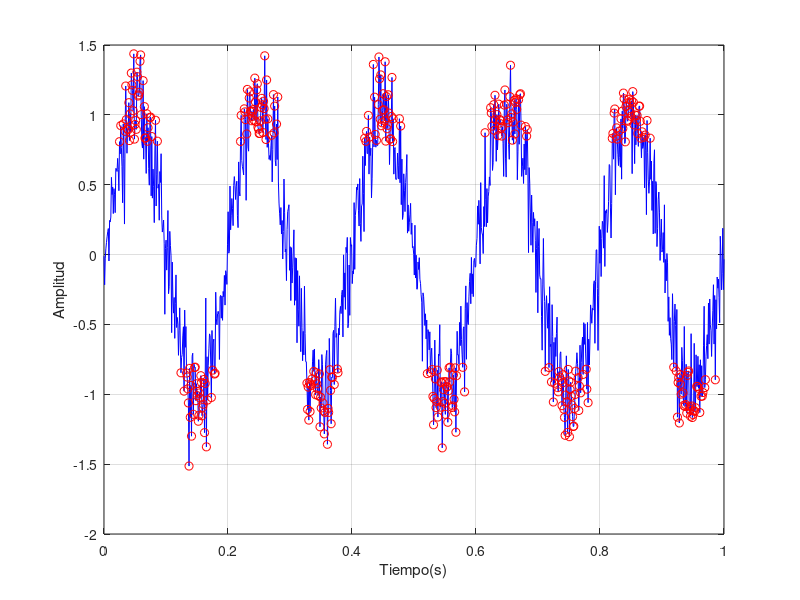

Reproduce this figure in MATLAB.
%=====================================================================
% EJERCICIO 1.3
% Matematica computacional para telecomunicaciones.
% Un enfoque practico con Octave y MATLAB.
% Irene Gomez Bueno y Pablo Guerrero Garcia.
%
% Ejecutar desde esta carpeta tras haber ejecutado iniciar.m en la raiz
% del repositorio.
%=====================================================================

disp('--------------------------------------------')
disp('EJERCICIO 1.3')
disp('--------------------------------------------')

clear all; close all; format compact;

t = linspace(0,1,1000);
x = sin(2*pi*5*t) + 0.2*randn(size(t));

disp('Apartado a)')
umbral = abs(x) > 0.8;              % vector logico
num_umbral = sum(umbral)            % numero de muestras que superan el umbral
porcentaje = 100*num_umbral/length(x)

disp('Apartado b)')
idx_umbral = find(abs(x) > 0.8);    % posiciones que superan el umbral
t_umbral = t(idx_umbral);           % instantes correspondientes

figure;
plot(t,x,'b');
hold on;
plot(t_umbral,x(idx_umbral),'ro');
hold off;
grid on;
xlabel('Tiempo(s)');
ylabel('Amplitud');

disp('Apartado c)')
primer_decimo = t <= 0.1;           % muestras del primer decimo de segundo
hay_negativas = any(x(primer_decimo) < 0)
